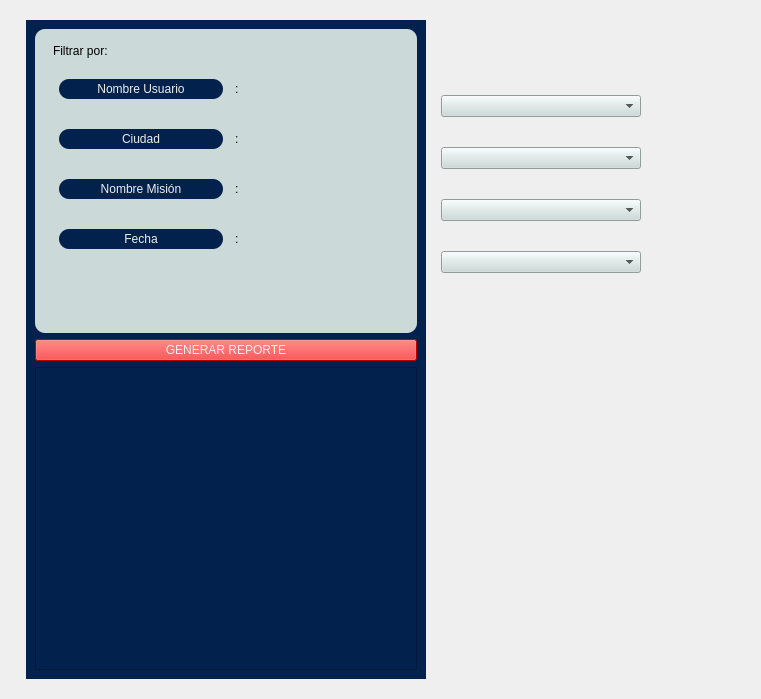
                       <widget class="QWidget" name="filers_widget">
                        <layout class="QVBoxLayout" name="verticalLayout_38">
                         <item>
                          <widget class="QWidget" name="widget_33" native="true">
                           <layout class="QHBoxLayout" name="horizontalLayout_64">
                            <item>
                             <widget class="QWidget" name="widget_36" native="true"/>
                            </item>
                            <item>
                             <widget class="QWidget" name="widget_34" native="true">
                              <property name="minimumSize">
                               <size>
                                <width>400</width>
                                <height>400</height>
                               </size>
                              </property>
                              <property name="styleSheet">
                               <string notr="true">background-color: rgb(3, 33, 77);</string>
                              </property>
                              <layout class="QVBoxLayout" name="verticalLayout_53">
                               <item>
                                <widget class="QFrame" name="frame_12">
                                 <property name="minimumSize">
                                  <size>
                                   <width>0</width>
                                   <height>0</height>
                                  </size>
                                 </property>
                                 <property name="styleSheet">
                                  <string notr="true">background-color: rgb(203, 218, 216);
padding: 3px 3px;
border-radius: 10px;</string>
                                 </property>
                                 <property name="frameShape">
                                  <enum>QFrame::StyledPanel</enum>
                                 </property>
                                 <property name="frameShadow">
                                  <enum>QFrame::Raised</enum>
                                 </property>
                                 <layout class="QVBoxLayout" name="verticalLayout_54">
                                  <item>
                                   <widget class="QLabel" name="label_12">
                                    <property name="text">
                                     <string>Filtrar por:</string>
                                    </property>
                                   </widget>
                                  </item>
                                  <item>
                                   <widget class="QFrame" name="username_frame">
                                    <property name="frameShape">
                                     <enum>QFrame::StyledPanel</enum>
                                    </property>
                                    <property name="frameShadow">
                                     <enum>QFrame::Raised</enum>
                                    </property>
                                    <layout class="QHBoxLayout" name="horizontalLayout_62">
                                     <item>
                                      <widget class="QPushButton" name="user_name_btn">
                                       <property name="cursor">
                                        <cursorShape>PointingHandCursor</cursorShape>
                                       </property>
                                       <property name="styleSheet">
                                        <string notr="true">background-color: rgb(3, 33, 77);
color: rgb(238, 238, 236);</string>
                                       </property>
                                       <property name="text">
                                        <string>Nombre Usuario</string>
                                       </property>
                                      </widget>
                                     </item>
                                     <item>
                                      <widget class="QLabel" name="selected_username">
                                       <property name="text">
                                        <string>:</string>
                                       </property>
                                      </widget>
                                     </item>
                                    </layout>
                                   </widget>
                                  </item>
                                  <item>
                                   <widget class="QFrame" name="city_frame">
                                    <property name="frameShape">
                                     <enum>QFrame::StyledPanel</enum>
                                    </property>
                                    <property name="frameShadow">
                                     <enum>QFrame::Raised</enum>
                                    </property>
                                    <layout class="QHBoxLayout" name="horizontalLayout_21">
                                     <item>
                                      <widget class="QPushButton" name="city_btn">
                                       <property name="cursor">
                                        <cursorShape>PointingHandCursor</cursorShape>
                                       </property>
                                       <property name="styleSheet">
                                        <string notr="true">background-color: rgb(3, 33, 77);
color: rgb(238, 238, 236);</string>
                                       </property>
                                       <property name="text">
                                        <string>Ciudad</string>
                                       </property>
                                      </widget>
                                     </item>
                                     <item>
                                      <widget class="QLabel" name="selected_city">
                                       <property name="text">
                                        <string>:</string>
                                       </property>
                                      </widget>
                                     </item>
                                    </layout>
                                   </widget>
                                  </item>
                                  <item>
                                   <widget class="QFrame" name="mission_frame">
                                    <property name="frameShape">
                                     <enum>QFrame::StyledPanel</enum>
                                    </property>
                                    <property name="frameShadow">
                                     <enum>QFrame::Raised</enum>
                                    </property>
                                    <layout class="QHBoxLayout" name="horizontalLayout_22">
                                     <item>
                                      <widget class="QPushButton" name="mission_name_btn">
                                       <property name="cursor">
                                        <cursorShape>PointingHandCursor</cursorShape>
                                       </property>
                                       <property name="styleSheet">
                                        <string notr="true">background-color: rgb(3, 33, 77);
color: rgb(238, 238, 236);</string>
                                       </property>
                                       <property name="text">
                                        <string>Nombre Misión</string>
                                       </property>
                                      </widget>
                                     </item>
                                     <item>
                                      <widget class="QLabel" name="selected_mission">
                                       <property name="text">
                                        <string>:</string>
                                       </property>
                                      </widget>
                                     </item>
                                    </layout>
                                   </widget>
                                  </item>
                                  <item>
                                   <widget class="QFrame" name="date_frame">
                                    <property name="frameShape">
                                     <enum>QFrame::StyledPanel</enum>
                                    </property>
                                    <property name="frameShadow">
                                     <enum>QFrame::Raised</enum>
                                    </property>
                                    <layout class="QHBoxLayout" name="horizontalLayout_12">
                                     <item>
                                      <widget class="QPushButton" name="date_btn">
                                       <property name="cursor">
                                        <cursorShape>PointingHandCursor</cursorShape>
                                       </property>
                                       <property name="styleSheet">
                                        <string notr="true">background-color: rgb(3, 33, 77);
color: rgb(238, 238, 236);</string>
                                       </property>
                                       <property name="text">
                                        <string>Fecha</string>
                                       </property>
                                      </widget>
                                     </item>
                                     <item>
                                      <widget class="QLabel" name="selected_date">
                                       <property name="text">
                                        <string>:</string>
                                       </property>
                                      </widget>
                                     </item>
                                    </layout>
                                   </widget>
                                  </item>
                                  <item>
                                   <spacer name="verticalSpacer">
                                    <property name="orientation">
                                     <enum>Qt::Vertical</enum>
                                    </property>
                                    <property name="sizeHint" stdset="0">
                                     <size>
                                      <width>20</width>
                                      <height>40</height>
                                     </size>
                                    </property>
                                   </spacer>
                                  </item>
                                 </layout>
                                </widget>
                               </item>
                               <item>
                                <widget class="QPushButton" name="generate_report">
                                 <property name="cursor">
                                  <cursorShape>PointingHandCursor</cursorShape>
                                 </property>
                                 <property name="styleSheet">
                                  <string notr="true">background-color: rgb(255, 0, 0);
color: rgb(238, 238, 236);</string>
                                 </property>
                                 <property name="text">
                                  <string>GENERAR REPORTE</string>
                                 </property>
                                </widget>
                               </item>
                               <item>
                                <widget class="QFrame" name="frame_15">
                                 <property name="styleSheet">
                                  <string notr="true">background-color: rgb(3, 33, 77);</string>
                                 </property>
                                 <property name="frameShape">
                                  <enum>QFrame::StyledPanel</enum>
                                 </property>
                                 <property name="frameShadow">
                                  <enum>QFrame::Raised</enum>
                                 </property>
                                 <layout class="QVBoxLayout" name="verticalLayout_64">
                                  <item>
                                   <spacer name="verticalSpacer_2">
                                    <property name="orientation">
                                     <enum>Qt::Vertical</enum>
                                    </property>
                                    <property name="sizeHint" stdset="0">
                                     <size>
                                      <width>20</width>
                                      <height>40</height>
                                     </size>
                                    </property>
                                   </spacer>
                                  </item>
                                 </layout>
                                </widget>
                               </item>
                              </layout>
                             </widget>
                            </item>
                            <item>
                             <widget class="QWidget" name="dropdown_widget" native="true">
                              <layout class="QVBoxLayout" name="verticalLayout_62">
                               <property name="spacing">
                                <number>30</number>
                               </property>
                               <property name="topMargin">
                                <number>75</number>
                               </property>
                               <property name="rightMargin">
                                <number>100</number>
                               </property>
                               <item>
                                <widget class="QComboBox" name="user_options">
                                 <property name="minimumSize">
                                  <size>
                                   <width>200</width>
                                   <height>0</height>
                                  </size>
                                 </property>
                                 <property name="styleSheet">
                                  <string notr="true">background-color: rgb(203, 218, 216);</string>
                                 </property>
                                </widget>
                               </item>
                               <item>
                                <widget class="QComboBox" name="city_options">
                                 <property name="minimumSize">
                                  <size>
                                   <width>200</width>
                                   <height>0</height>
                                  </size>
                                 </property>
                                 <property name="styleSheet">
                                  <string notr="true">background-color: rgb(203, 218, 216);</string>
                                 </property>
                                </widget>
                               </item>
                               <item>
                                <widget class="QComboBox" name="missionname_options">
                                 <property name="minimumSize">
                                  <size>
                                   <width>200</width>
                                   <height>0</height>
                                  </size>
                                 </property>
                                 <property name="styleSheet">
                                  <string notr="true">background-color: rgb(203, 218, 216);</string>
                                 </property>
                                </widget>
                               </item>
                               <item>
                                <widget class="QComboBox" name="date_options">
                                 <property name="minimumSize">
                                  <size>
                                   <width>200</width>
                                   <height>0</height>
                                  </size>
                                 </property>
                                 <property name="styleSheet">
                                  <string notr="true">background-color: rgb(203, 218, 216);</string>
                                 </property>
                                </widget>
                               </item>
                               <item>
                                <spacer name="verticalSpacer_3">
                                 <property name="orientation">
                                  <enum>Qt::Vertical</enum>
                                 </property>
                                 <property name="sizeHint" stdset="0">
                                  <size>
                                   <width>20</width>
                                   <height>397</height>
                                  </size>
                                 </property>
                                </spacer>
                               </item>
                              </layout>
                             </widget>
                            </item>
                           </layout>
                          </widget>
                         </item>
                        </layout>
                       </widget>
